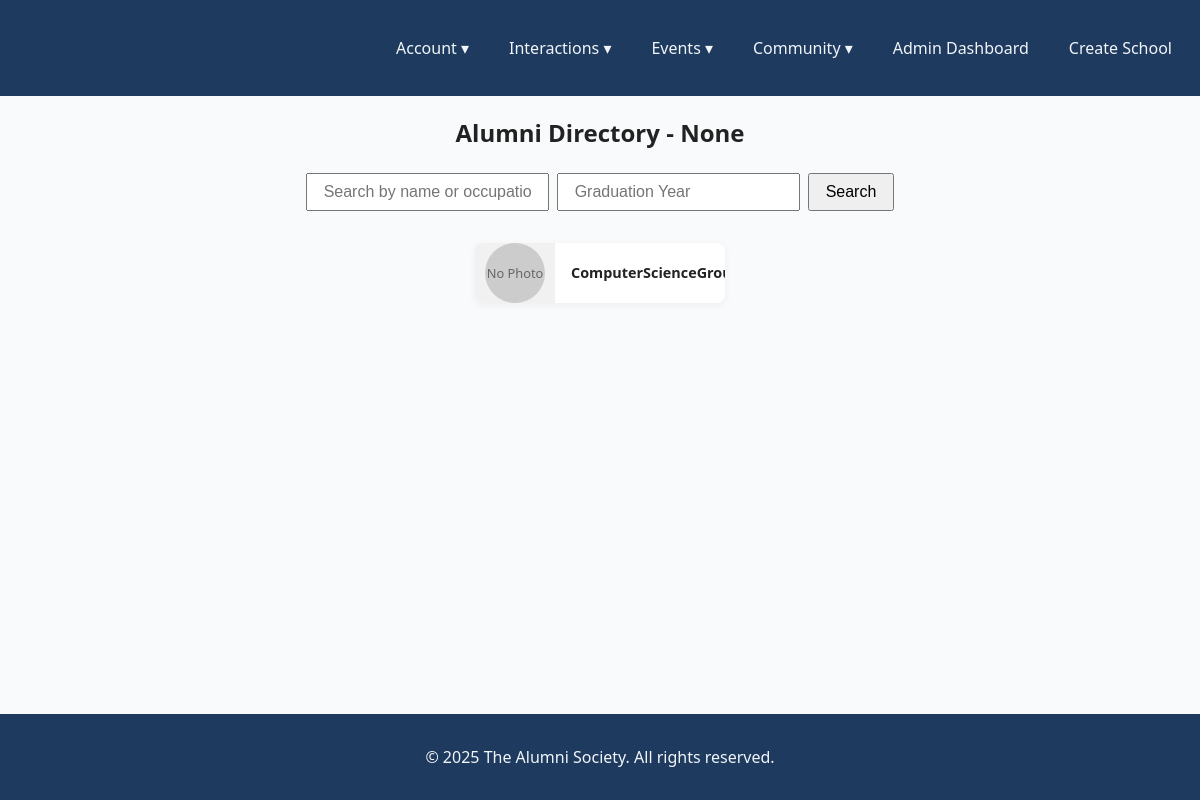
Before: /accounts/directory/ (signed in) with the older database file.
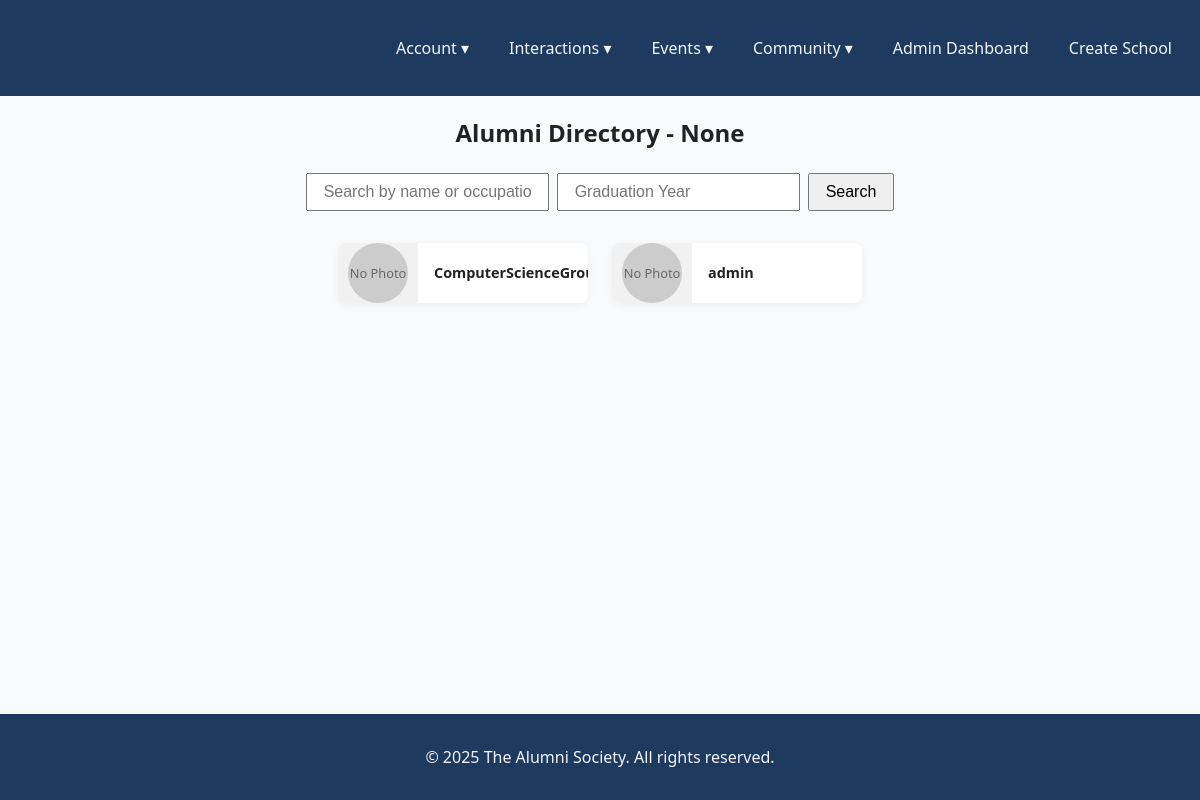
After: the same page with the newer database file.
### Accounts/models.py (models this page shows, shortened)
class User(AbstractUser):
    school = models.ForeignKey(School, on_delete=models.CASCADE, related_name="users", null=True, blank=True)
    graduation_year = models.PositiveIntegerField(null=True, blank=True)
    occupation = models.CharField(max_length=100, blank=True)
    bio = models.TextField(blank=True)
    linkedin_url = models.URLField(blank=True)
    profile_picture = models.ImageField(upload_to='profile_pics/', blank=True, null=True)
    is_staff_account = models.BooleanField(default=False)
    is_superuser_account = models.BooleanField(default=False)
    is_student_account = models.BooleanField(default=False)

### Accounts/views.py (the view)
# urls.py: path("directory/", views.directory_view, name="directory"),
def directory_view(request):
    query = request.GET.get("q")
    year = request.GET.get("year")
    alumni_list = User.objects.filter(school=request.user.school, is_student_account = False).order_by("last_name")
    if query:
        alumni_list = alumni_list.filter(
            Q(first_name__icontains=query) |
            Q(last_name__icontains=query) |
            Q(occupation__icontains=query)
        )
    if year:
        alumni_list = alumni_list.filter(graduation_year=year)
    return render(request, "Accounts/directory.html", {"alumni_list": alumni_list})

### Accounts/templates/accounts/directory.html (shortened to what this page needs)
{% extends "Main/base.html" %}
{% load static %}
{% block content %}
<h2 class="directory-title">Alumni Directory - {{ user.school }}</h2>
<form method="get" class="directory-search">
    <input type="text" name="q" placeholder="Search by name or occupation" value="{{ request.GET.q }}">
    <input type="number" name="year" placeholder="Graduation Year" value="{{ request.GET.year }}">
    <button type="submit">Search</button>
</form>
<div class="directory-cards">
{% for alumni in alumni_list %}
<a class="directory-card-link" href="{% url 'Accounts:public_profile' alumni.username %}">
    <div class="directory-card">
        <div class="directory-card-left">
            {% if alumni.profile_picture %}
                <img src="{{ alumni.profile_picture.url }}" alt="{{ alumni.username }}" class="directory-img">
            {% else %}
                <div class="directory-no-img">No Photo</div>
            {% endif %}
        </div>
        <div class="directory-card-right">
            <p><strong>{{ alumni.username }}</strong></p>
        </div>
    </div>
    </a>
{% empty %}
    <p>No alumni found.</p>
{% endfor %}
</div>
{% endblock %}

Changed rows visible on the page:
added User: profile_picture "No Photo", username "admin"
